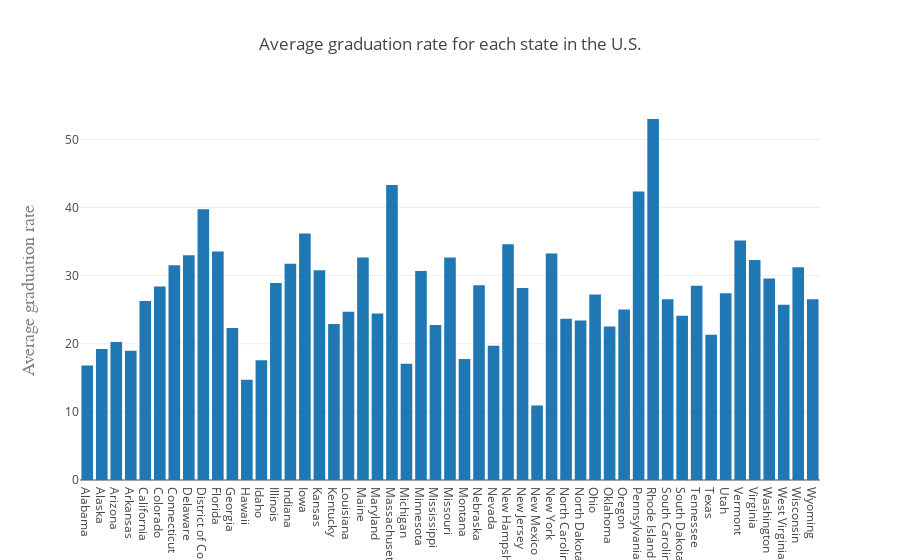

The notebook cell this image was saved under:
### Code cell
data1 = [go.Bar(
            x= df['state'],
            y= df['grad_100_value']
    )]
layout = go.Layout(
    title='Average graduation rate for each state in the U.S. ',
   
    yaxis=dict(
        title='Average graduation rate',
        titlefont=dict(
            family='Courier New, monospace',
            size=18,
            color='#7f7f7f'
        )
    )
)
fig = go.Figure(data=data1, layout=layout)
iplot(fig)
#plotly.offline.plot(data1, layout = layout, filename='grad_rate_bar')

### Figure 1 — Plotly figure (JSON) as saved in the notebook; plotly's stock layout.template omitted (floating-point values rounded to 4 significant figures)
{"data": [{"type": "bar", "x": ["Alabama", "Alaska", "Arizona", "Arkansas", "California", "Colorado", "Connecticut", "Delaware", "District of Columbia", "Florida", "Georgia", "Hawaii", "Idaho", "Illinois", "Indiana", "Iowa", "Kansas", "Kentucky", "Louisiana", "Maine", "Maryland", "Massachusetts", "Michigan", "Minnesota", "Mississippi", "Missouri", "Montana", "Nebraska", "Nevada", "New Hampshire", "New Jersey", "New Mexico", "New York", "North Carolina", "North Dakota", "Ohio", "Oklahoma", "Oregon", "Pennsylvania", "Rhode Island", "South Carolina", "South Dakota", "Tennessee", "Texas", "Utah", "Vermont", "Virginia", "Washington", "West Virginia", "Wisconsin", "Wyoming"], "y": [16.81, 19.24, 20.28, 18.99, 26.29, 28.4, 31.55, 32.99, 39.74, 33.55, 22.33, 14.73, 17.59, 28.93, 31.74, 36.18, 30.8, 22.89, 24.71, 32.66, 24.44, 43.31, 17.07, 30.67, 22.77, 32.66, 17.75, 28.6, 19.71, 34.6, 28.17, 10.94, 33.26, 23.68, 23.43, 27.25, 22.52, 25.04, 42.37, 53, 26.53, 24.12, 28.52, 21.31, 27.41, 35.18, 32.3, 29.58, 25.73, 31.23, 26.54]}], "layout": {"title": "Average graduation rate for each state in the U.S. ", "yaxis": {"title": "Average graduation rate", "titlefont": {"color": "#7f7f7f", "family": "Courier New, monospace", "size": 18}}}}
